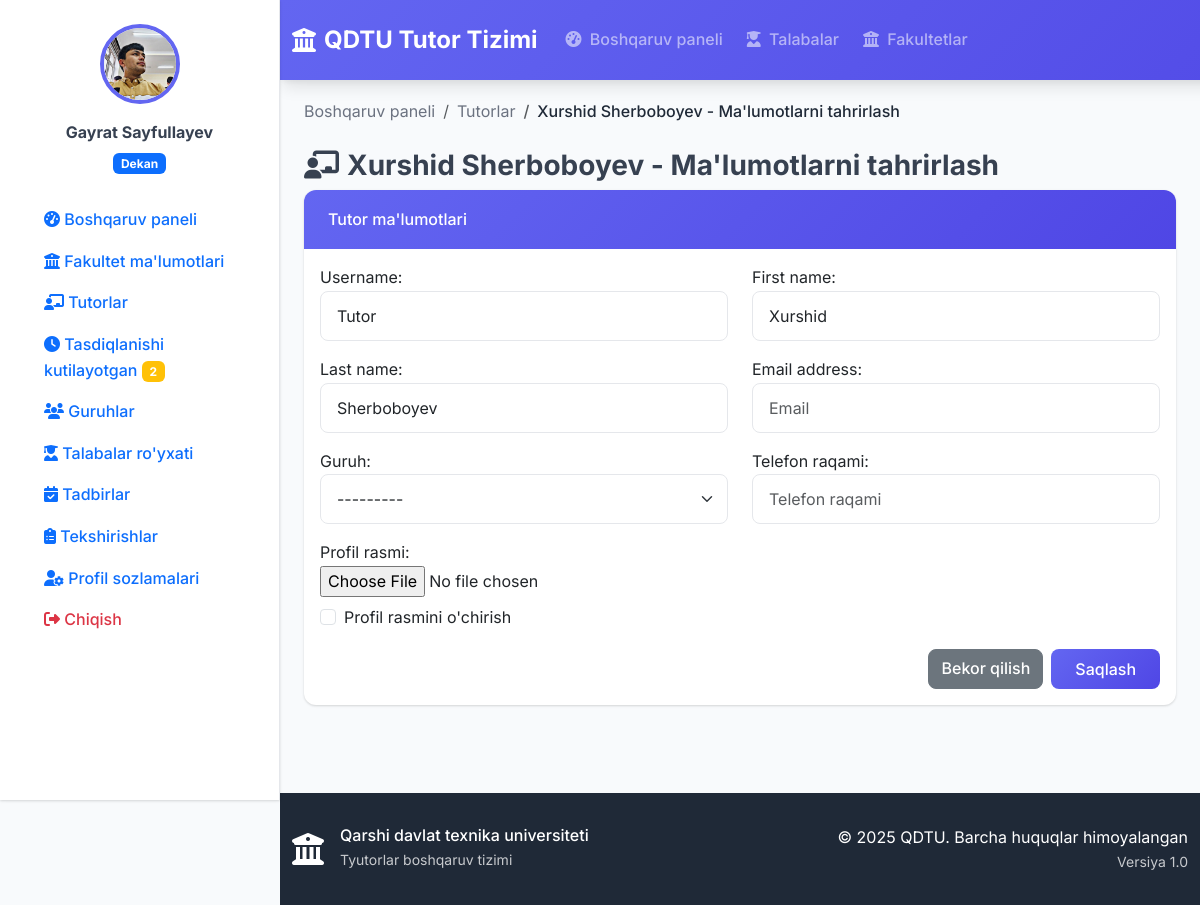
/faculty/tutors/3/edit/ (signed in), run on the app's committed database.
### accounts/models.py (models this page shows, shortened)
class User(AbstractUser):
    USER_TYPE_CHOICES = (
        ('rector', 'Rektor'),
        ('dean', 'Dekan'),
        ('tutor', 'Tutor'),
    )
    user_type = models.CharField(
        max_length=10,
        choices=USER_TYPE_CHOICES,
        verbose_name="Foydalanuvchi turi"
    )
    faculty = models.ForeignKey(
        'faculty.Faculty',
        on_delete=models.SET_NULL,
        null=True,
        blank=True,
        verbose_name="Fakultet"
    )
    profile_picture = models.ImageField(
        upload_to='profile_pics/',
        null=True,
        blank=True,
        verbose_name="Profil rasmi"
    )
    phone_number = models.CharField(
        max_length=20,
        blank=True,
        verbose_name="Telefon raqami"
    )
    class Meta:
        verbose_name = "Foydalanuvchi"
        verbose_name_plural = "Foydalanuvchilar"
    def is_rector(self):
        return self.user_type == 'rector'
    def is_dean(self):
        return self.user_type == 'dean'
    def is_tutor(self):
        return self.user_type == 'tutor'
    def get_full_name(self):
        return f"{self.first_name} {self.last_name}".strip() or self.username

### faculty/views.py (the view)
# urls.py: path('tutors/<int:tutor_id>/edit/', views.tutor_edit, name='tutor_edit'),
@login_required
def tutor_edit(request, tutor_id):
    user = request.user
    tutor = get_object_or_404(User, id=tutor_id, user_type='tutor')
    if not (user.is_rector() or (user.is_dean() and user.faculty == tutor.faculty)):
        messages.error(request, "Sizda ushbu tutorni tahrirlash huquqi yo‘q.")
        return redirect('dashboard')
    faculty = user.faculty if user.is_dean() else None
    if request.method == 'POST':
        form = TutorForm(request.POST, request.FILES or None, instance=tutor, faculty=faculty)
        if form.is_valid():
            tutor = form.save(commit=False)
            if 'profile_picture-clear' in request.POST and request.POST['profile_picture-clear'] == 'on':
                tutor.profile_picture.delete(save=False)  # Delete the existing file
                tutor.profile_picture = None
            tutor.save()
            messages.success(request, f"Tutor {tutor.get_full_name()} ma'lumotlari yangilandi.")
            return redirect('tutor_list')
        else:
            messages.error(request, "Xatolik yuz berdi. Iltimos, shaklni tekshiring.")
    else:
        form = TutorForm(instance=tutor, faculty=faculty)
    context = {
        'form': form,
        'tutor': tutor,
        'title': f"{tutor.get_full_name()} - Ma'lumotlarni tahrirlash",
    }
    return render(request, 'faculty/tutor_form.html', context)

### faculty/models.py (called while the page is built)
    @property
    def students_count(self):
        return sum(group.students.count() for group in self.groups.all())

    def __str__(self):
        return f"{self.name} - {self.faculty.name}"

### templates/faculty/tutor_form.html (shortened to what this page needs)
{% extends 'base.html' %}
{% block content %}
<div class="container-fluid">
    <nav aria-label="breadcrumb">
        <ol class="breadcrumb">
            <li class="breadcrumb-item"><a href="{% url 'dashboard' %}">Boshqaruv paneli</a></li>
            <li class="breadcrumb-item"><a href="{% url 'tutor_list' %}">Tutorlar</a></li>
            <li class="breadcrumb-item active">{{ title }}</li>
        </ol>
    </nav>
    <h1 class="h3 fw-bold"><i class="fas fa-chalkboard-teacher me-2"></i>{{ title }}</h1>
    <div class="card">
        <div class="card-header text-white">
            <h6 class="mb-0">Tutor ma'lumotlari</h6>
        </div>
        <div class="card-body">
            <form method="post" enctype="multipart/form-data">
                <div class="row">
                    {% for field in form %}
                        <div class="col-md-6 mb-3">
                            {{ field.label_tag }}
                            {{ field }}
                            {% if field.name == 'profile_picture' %}
                                <div class="mt-2">
                                    <div class="form-check">
                                        <input type="checkbox" name="profile_picture-clear" id="profile_picture-clear" class="form-check-input">
                                        <label class="form-check-label" for="profile_picture-clear">Profil rasmini o'chirish</label>
                                    </div>
                                </div>
                            {% endif %}
                        </div>
                    {% endfor %}
                </div>
                <div class="d-flex justify-content-end">
                    <a href="{% url 'tutor_list' %}" class="btn btn-secondary me-2">Bekor qilish</a>
                    <button type="submit" class="btn btn-primary">Saqlash</button>
                </div>
            </form>
        </div>
    </div>
</div>
{% endblock %}

### templates/sidebar.html (shortened to what this page needs)
{% load static %}
<div class="sidebar" id="sidebar">
    <div class="sidebar-content">
        <div class="user-info text-center mb-4">
            {% if user.profile_picture %}
                <img src="{{ user.profile_picture.url }}" class="profile-image mb-3">
            {% else %}
                <div class="profile-initials mb-3">
                    {{ user.first_name|first|upper }}{{ user.last_name|first|upper }}
                </div>
            {% endif %}
            <div class="user-details">
                <div class="mb-1 fw-bold">{{ user.get_full_name }}</div>
                <div class="badge bg-primary">
                    {% if user.is_rector %}
                        Prorektor
                    {% elif user.is_dean %}
                        Dekan
                    {% elif user.is_tutor %}
                        Tutor
                    {% endif %}
                </div>
            </div>
        </div>
        <nav class="sidebar-nav">
            <ul class="nav flex-column">
                <li class="nav-item">
                    <a class="nav-link {% if request.resolver_match.url_name == 'dashboard' or request.resolver_match.url_name|slice:':7' == 'rector_' or request.resolver_match.url_name|slice:':5' == 'dean_' or request.resolver_match.url_name|slice:':6' == 'tutor_' %}active{% endif %}" href="{% url 'dashboard' %}">
                        <i class="fas fa-tachometer-alt"></i>
                        <span>Boshqaruv paneli</span>
                    </a>
                </li>
                {% if user.is_dean %}
                    <li class="nav-item">
                        <a class="nav-link {% if request.resolver_match.url_name == 'faculty_info' %}active{% endif %}" href="#" onclick="showFacultyInfo()">
                            <i class="fas fa-university"></i>
                            <span>Fakultet ma'lumotlari</span>
                        </a>
                    </li>
                    <li class="nav-item">
                        <a class="nav-link {% if request.resolver_match.url_name == 'tutor_list' %}active{% endif %}" href="{% url 'tutor_list' %}">
                            <i class="fas fa-chalkboard-teacher"></i>
                            <span>Tutorlar</span>
                        </a>
                    </li>
                    <li class="nav-item">
                        <a class="nav-link {% if request.resolver_match.url_name == 'pending_inspections' %}active{% endif %}" href="{% url 'pending_inspections' %}">
                            <i class="fas fa-clock"></i>
                            <span>Tasdiqlanishi kutilayotgan</span>
                            {% with pending_count=user.faculty.groups.all|length %}
                                {% if pending_count > 0 %}
                                    <span class="badge bg-warning ms-auto">{{ pending_count }}</span>
                                {% endif %}
                            {% endwith %}
                        </a>
                    </li>
                    <li class="nav-item">
                        <a class="nav-link {% if request.resolver_match.url_name == 'group_list' %}active{% endif %}" href="{% url 'group_list' %}">
                            <i class="fas fa-users"></i>
                            <span>Guruhlar</span>
                        </a>
                    </li>
                    <li class="nav-item">
                        <a class="nav-link {% if request.resolver_match.url_name == 'student_list' %}active{% endif %}" href="{% url 'student_list' %}">
                            <i class="fas fa-user-graduate"></i>
                            <span>Talabalar ro'yxati</span>
                        </a>
                    </li>
                    <li class="nav-item">
                        <a class="nav-link" href="{% url 'dean_events' %}">
                            <i class="fas fa-calendar-check"></i>
                            <span>Tadbirlar</span>
                        </a>
                    </li>
                {% endif %}
                <li class="nav-item">
                    <a class="nav-link {% if request.resolver_match.url_name == 'inspection_list' %}active{% endif %}" href="{% url 'inspection_list' %}">
                        <i class="fas fa-clipboard-list"></i>
                        <span>Tekshirishlar</span>
                    </a>
                </li>
                <li class="nav-item mt-auto">
                    <a class="nav-link {% if request.resolver_match.url_name == 'profile' %}active{% endif %}" href="{% url 'profile' %}">
                        <i class="fas fa-user-cog"></i>
                        <span>Profil sozlamalari</span>
                    </a>
                </li>
                <li class="nav-item">
                    <a class="nav-link text-danger" href="{% url 'logout' %}">
                        <i class="fas fa-sign-out-alt"></i>
                        <span>Chiqish</span>
                    </a>
                </li>
            </ul>
        </nav>
    </div>
</div>

### templates/base.html (style rules this page uses)
:root { --primary-color: #6366f1; --primary-dark: #4f46e5; --secondary-color: #f59e0b; --success-color: #10b981; --warning-color: #f59e0b; --danger-color: #ef4444; --info-color: #3b82f6; --dark-color: #1f2937; --light-color: #f8fafc; --border-color: #e5e7eb; --text-muted: #6b7280; --shadow: 0 1px 3px 0 rgba(0, 0, 0, 0.1), 0 1px 2px 0 rgba(0, 0, 0, 0.06); --shadow-lg: 0 10px 15px -3px rgba(0, 0, 0, 0.1), 0 4px 6px -2px rgba(0, 0, 0, 0.05); }
* { font-family: 'Inter', sans-serif; }
body { background-color: #f8fafc; color: #374151; line-height: 1.6; margin: 0; padding-left: 0; transition: padding-left 0.3s ease; }
body.sidebar-open { padding-left: 280px; }
.btn-primary { background: linear-gradient(135deg, var(--primary-color) 0%, var(--primary-dark) 100%); border: none; border-radius: 8px; font-weight: 500; padding: 0.5rem 1.5rem; transition: all 0.3s ease; }
.btn { border-radius: 8px; font-weight: 500; transition: all 0.3s ease; }
.card { border: none; border-radius: 12px; box-shadow: var(--shadow); transition: all 0.3s ease; overflow: hidden; }
.card-header { background: linear-gradient(135deg, var(--primary-color) 0%, var(--primary-dark) 100%); border: none; padding: 1.25rem 1.5rem; font-weight: 600; }
.nav-link { font-weight: 500; transition: all 0.3s ease; border-radius: 6px; margin: 0 0.25rem; }
.sidebar { position: fixed; top: 0; left: -280px; width: 280px; height: 100vh; background: white; border-right: 1px solid var(--border-color); box-shadow: var(--shadow); padding: 1.5rem; transition: left 0.3s ease; z-index: 1040; overflow-y: auto; }
.sidebar.open { left: 0; }
@media (min-width: 992px) { body { padding-left: 280px; } }
@media (min-width: 992px) { .sidebar { left: 0; top: 0; } }
.profile-image { width: 80px; height: 80px; border-radius: 50%; object-fit: cover; border: 4px solid var(--primary-color); }
.form-control, .form-select { border-radius: 8px; border: 1px solid var(--border-color); padding: 0.75rem 1rem; transition: all 0.3s ease; }
.breadcrumb { background: none; padding: 0; margin-bottom: 1.5rem; }
.breadcrumb-item a { color: var(--text-muted); text-decoration: none; }
.breadcrumb-item.active { color: var(--dark-color); font-weight: 500; }

### data on the page
User: profile_picture (picture), get_full_name "Gayrat Sayfullayev"
User: form "Tutor" "Xurshid" "Sherboboyev"

### other printed values
{{ pending_count }} "2"
{{ title }} "Xurshid Sherboboyev - Ma'lumotlarni tahrirlash"
{{ field.label_tag }} "Username:" "First name:" "Last name:" "Email address:" "Guruh:" "Telefon raqami:" "Profil rasmi:"
